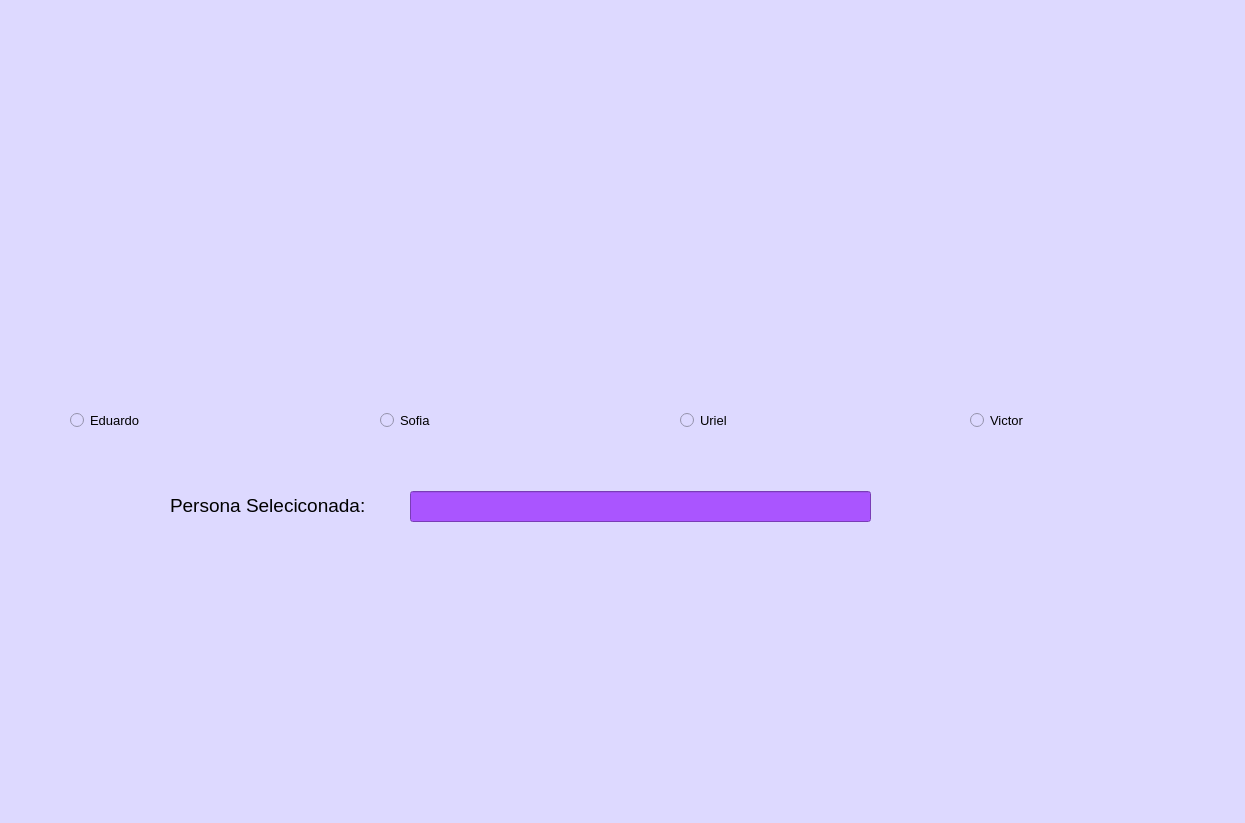
<?xml version="1.0" encoding="UTF-8"?>
<ui version="4.0">
 <class>MainWindow</class>
 <widget class="QMainWindow" name="MainWindow">
  <property name="geometry">
   <rect>
    <x>0</x>
    <y>0</y>
    <width>1245</width>
    <height>823</height>
   </rect>
  </property>
  <property name="windowTitle">
   <string>MainWindow</string>
  </property>
  <property name="styleSheet">
   <string notr="true">background-color: rgb(221, 217, 255);</string>
  </property>
  <widget class="QWidget" name="centralwidget">
   <widget class="QLabel" name="label">
    <property name="geometry">
     <rect>
      <x>10</x>
      <y>0</y>
      <width>211</width>
      <height>101</height>
     </rect>
    </property>
    <property name="text">
     <string/>
    </property>
    <property name="pixmap">
     <pixmap resource="../Imagenes/resources.qrc">:/Logos/LogoUAT.png</pixmap>
    </property>
    <property name="scaledContents">
     <bool>true</bool>
    </property>
   </widget>
   <widget class="QLabel" name="label_2">
    <property name="geometry">
     <rect>
      <x>990</x>
      <y>0</y>
      <width>251</width>
      <height>101</height>
     </rect>
    </property>
    <property name="text">
     <string/>
    </property>
    <property name="pixmap">
     <pixmap resource="../Imagenes/resources.qrc">:/Logos/LogoFIT.jpg</pixmap>
    </property>
    <property name="scaledContents">
     <bool>true</bool>
    </property>
   </widget>
   <widget class="QLabel" name="label_3">
    <property name="geometry">
     <rect>
      <x>1000</x>
      <y>640</y>
      <width>241</width>
      <height>131</height>
     </rect>
    </property>
    <property name="text">
     <string/>
    </property>
    <property name="pixmap">
     <pixmap resource="../Imagenes/resources.qrc">:/Logos/RhineLab.jpg</pixmap>
    </property>
    <property name="scaledContents">
     <bool>true</bool>
    </property>
   </widget>
   <widget class="QLabel" name="label_4">
    <property name="geometry">
     <rect>
      <x>70</x>
      <y>180</y>
      <width>191</width>
      <height>211</height>
     </rect>
    </property>
    <property name="text">
     <string/>
    </property>
    <property name="pixmap">
     <pixmap resource="../Imagenes/resources.qrc">:/Personas/Moy.png</pixmap>
    </property>
    <property name="scaledContents">
     <bool>true</bool>
    </property>
   </widget>
   <widget class="QLabel" name="label_5">
    <property name="geometry">
     <rect>
      <x>380</x>
      <y>180</y>
      <width>191</width>
      <height>211</height>
     </rect>
    </property>
    <property name="text">
     <string/>
    </property>
    <property name="pixmap">
     <pixmap resource="../Imagenes/resources.qrc">:/Personas/Sofia.png</pixmap>
    </property>
    <property name="scaledContents">
     <bool>true</bool>
    </property>
   </widget>
   <widget class="QLabel" name="label_6">
    <property name="geometry">
     <rect>
      <x>970</x>
      <y>180</y>
      <width>191</width>
      <height>211</height>
     </rect>
    </property>
    <property name="text">
     <string/>
    </property>
    <property name="pixmap">
     <pixmap resource="../Imagenes/resources.qrc">:/Personas/YoMero.png</pixmap>
    </property>
    <property name="scaledContents">
     <bool>true</bool>
    </property>
   </widget>
   <widget class="QLabel" name="label_7">
    <property name="geometry">
     <rect>
      <x>680</x>
      <y>180</y>
      <width>191</width>
      <height>211</height>
     </rect>
    </property>
    <property name="text">
     <string/>
    </property>
    <property name="pixmap">
     <pixmap resource="../Imagenes/resources.qrc">:/Personas/Uriel.png</pixmap>
    </property>
    <property name="scaledContents">
     <bool>true</bool>
    </property>
   </widget>
   <widget class="QRadioButton" name="rbEduardo">
    <property name="geometry">
     <rect>
      <x>70</x>
      <y>410</y>
      <width>191</width>
      <height>20</height>
     </rect>
    </property>
    <property name="font">
     <font>
      <pointsize>10</pointsize>
     </font>
    </property>
    <property name="text">
     <string>Eduardo</string>
    </property>
   </widget>
   <widget class="QRadioButton" name="rbVictor">
    <property name="geometry">
     <rect>
      <x>970</x>
      <y>410</y>
      <width>191</width>
      <height>20</height>
     </rect>
    </property>
    <property name="font">
     <font>
      <pointsize>10</pointsize>
     </font>
    </property>
    <property name="text">
     <string>Victor</string>
    </property>
   </widget>
   <widget class="QRadioButton" name="rbUriel">
    <property name="geometry">
     <rect>
      <x>680</x>
      <y>410</y>
      <width>191</width>
      <height>20</height>
     </rect>
    </property>
    <property name="font">
     <font>
      <pointsize>10</pointsize>
     </font>
    </property>
    <property name="text">
     <string>Uriel</string>
    </property>
   </widget>
   <widget class="QRadioButton" name="rbSofia">
    <property name="geometry">
     <rect>
      <x>380</x>
      <y>410</y>
      <width>191</width>
      <height>20</height>
     </rect>
    </property>
    <property name="font">
     <font>
      <pointsize>10</pointsize>
     </font>
    </property>
    <property name="text">
     <string>Sofia</string>
    </property>
   </widget>
   <widget class="QLabel" name="label_8">
    <property name="geometry">
     <rect>
      <x>170</x>
      <y>490</y>
      <width>231</width>
      <height>31</height>
     </rect>
    </property>
    <property name="font">
     <font>
      <pointsize>14</pointsize>
     </font>
    </property>
    <property name="text">
     <string>Persona Seleciconada:</string>
    </property>
   </widget>
   <widget class="QLineEdit" name="txtPersona">
    <property name="geometry">
     <rect>
      <x>410</x>
      <y>491</y>
      <width>461</width>
      <height>31</height>
     </rect>
    </property>
    <property name="font">
     <font>
      <pointsize>12</pointsize>
     </font>
    </property>
    <property name="styleSheet">
     <string notr="true">background-color: rgb(170, 85, 255);
color: rgb(255, 255, 255);</string>
    </property>
    <property name="text">
     <string/>
    </property>
   </widget>
  </widget>
  <widget class="QMenuBar" name="menubar">
   <property name="geometry">
    <rect>
     <x>0</x>
     <y>0</y>
     <width>1245</width>
     <height>26</height>
    </rect>
   </property>
  </widget>
  <widget class="QStatusBar" name="statusbar"/>
 </widget>
 <resources>
  <include location="../Imagenes/resources.qrc"/>
 </resources>
 <connections/>
</ui>
